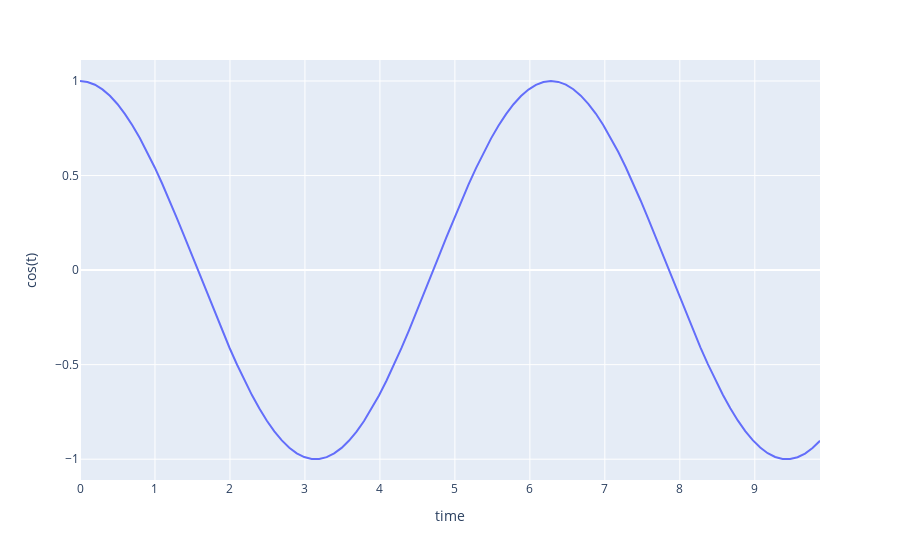

Notebook code for this chart:
### Markdown cell above
### 라인 플롯(Line Plots)

### Code cell
t = np.linspace(0, np.pi**2, 100)

fig = px.line(x=t, y=np.cos(t), labels={'x':'time', 'y':'cos(t)'})
fig.show()
